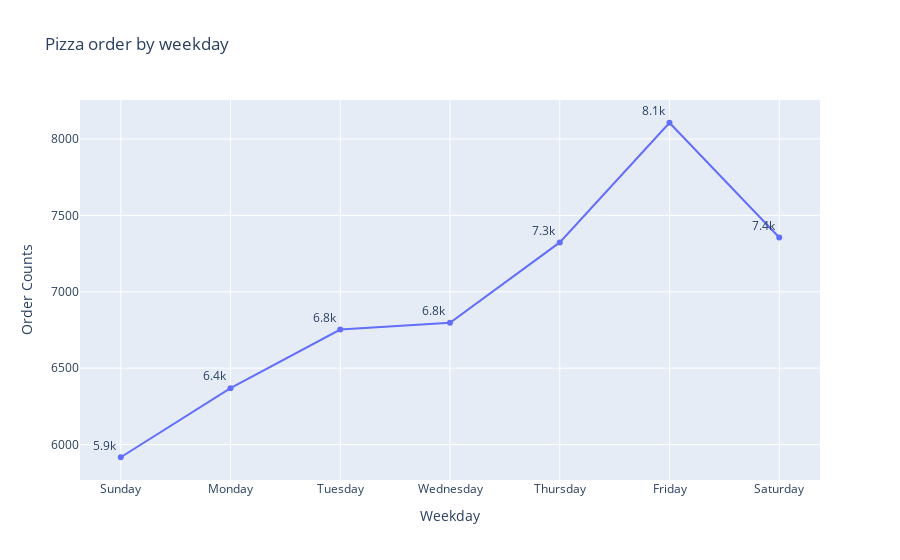

Source (notebook cell):
### Markdown cell above
Fridays turn out to be the most busiest day as the pizza ordered during this day is at the peak.

### Code cell
days = ['Sunday', 'Monday', 'Tuesday', 'Wednesday', 'Thursday', 'Friday', 'Saturday']
a = pizza_order.groupby(by=pizza_order.index.day_name())['order_id'].count().reindex(days)
trace = px.line(a,
    x=a.index,
    y=a.values,
    markers=True,
    text=a.values, width=900,
    labels={'date_time':'Weekday', 'y':'Order Counts'},
    title='Pizza order by weekday'
)
trace.update_traces(texttemplate="%{text:.2s}", textposition='top left')

### Figure 1 — Plotly figure (JSON) as saved in the notebook; plotly's stock layout.template omitted (floating-point values rounded to 4 significant figures)
{"data": [{"hovertemplate": "Weekday=%{x}<br>Order Counts=%{y}<br>text=%{text}<extra></extra>", "legendgroup": "", "line": {"color": "#636efa", "dash": "solid"}, "marker": {"symbol": "circle"}, "mode": "markers+lines+text", "name": "", "orientation": "v", "showlegend": false, "text": [5917, 6369, 6753, 6797, 7323, 8106, 7355], "textposition": "top left", "texttemplate": "%{text:.2s}", "type": "scatter", "x": ["Sunday", "Monday", "Tuesday", "Wednesday", "Thursday", "Friday", "Saturday"], "xaxis": "x", "y": [5917, 6369, 6753, 6797, 7323, 8106, 7355], "yaxis": "y"}], "layout": {"legend": {"tracegroupgap": 0}, "title": {"text": "Pizza order by weekday"}, "width": 900, "xaxis": {"anchor": "y", "domain": [0, 1], "title": {"text": "Weekday"}}, "yaxis": {"anchor": "x", "domain": [0, 1], "title": {"text": "Order Counts"}}}}
